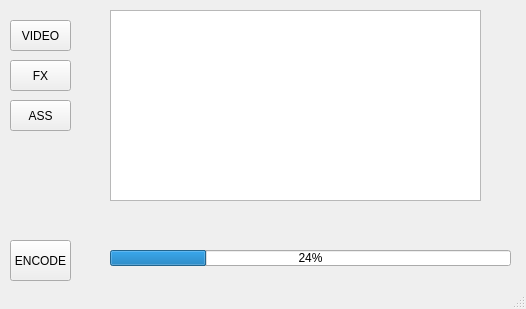
<?xml version="1.0" encoding="UTF-8"?>
<ui version="4.0">
 <class>MainWindow</class>
 <widget class="QMainWindow" name="MainWindow">
  <property name="geometry">
   <rect>
    <x>0</x>
    <y>0</y>
    <width>526</width>
    <height>309</height>
   </rect>
  </property>
  <property name="windowTitle">
   <string>MainWindow</string>
  </property>
  <widget class="QWidget" name="centralwidget">
   <widget class="QPushButton" name="pushButton">
    <property name="geometry">
     <rect>
      <x>10</x>
      <y>20</y>
      <width>61</width>
      <height>31</height>
     </rect>
    </property>
    <property name="text">
     <string>VIDEO</string>
    </property>
   </widget>
   <widget class="QPushButton" name="pushButton_2">
    <property name="geometry">
     <rect>
      <x>10</x>
      <y>60</y>
      <width>61</width>
      <height>31</height>
     </rect>
    </property>
    <property name="text">
     <string>FX</string>
    </property>
   </widget>
   <widget class="QPushButton" name="pushButton_3">
    <property name="geometry">
     <rect>
      <x>10</x>
      <y>100</y>
      <width>61</width>
      <height>31</height>
     </rect>
    </property>
    <property name="text">
     <string>ASS</string>
    </property>
   </widget>
   <widget class="Phonon::SeekSlider" name="seekSlider">
    <property name="geometry">
     <rect>
      <x>100</x>
      <y>220</y>
      <width>381</width>
      <height>21</height>
     </rect>
    </property>
   </widget>
   <widget class="QPushButton" name="pushButton_4">
    <property name="geometry">
     <rect>
      <x>10</x>
      <y>240</y>
      <width>61</width>
      <height>41</height>
     </rect>
    </property>
    <property name="text">
     <string>ENCODE</string>
    </property>
   </widget>
   <widget class="QGraphicsView" name="graphicsView">
    <property name="geometry">
     <rect>
      <x>110</x>
      <y>10</y>
      <width>371</width>
      <height>191</height>
     </rect>
    </property>
   </widget>
   <widget class="QProgressBar" name="progressBar">
    <property name="geometry">
     <rect>
      <x>110</x>
      <y>250</y>
      <width>401</width>
      <height>16</height>
     </rect>
    </property>
    <property name="value">
     <number>24</number>
    </property>
   </widget>
  </widget>
  <widget class="QStatusBar" name="statusbar"/>
 </widget>
 <customwidgets>
  <customwidget>
   <class>Phonon::SeekSlider</class>
   <extends>QWidget</extends>
   <header location="global">phonon/seekslider.h</header>
  </customwidget>
 </customwidgets>
 <resources/>
 <connections/>
</ui>
